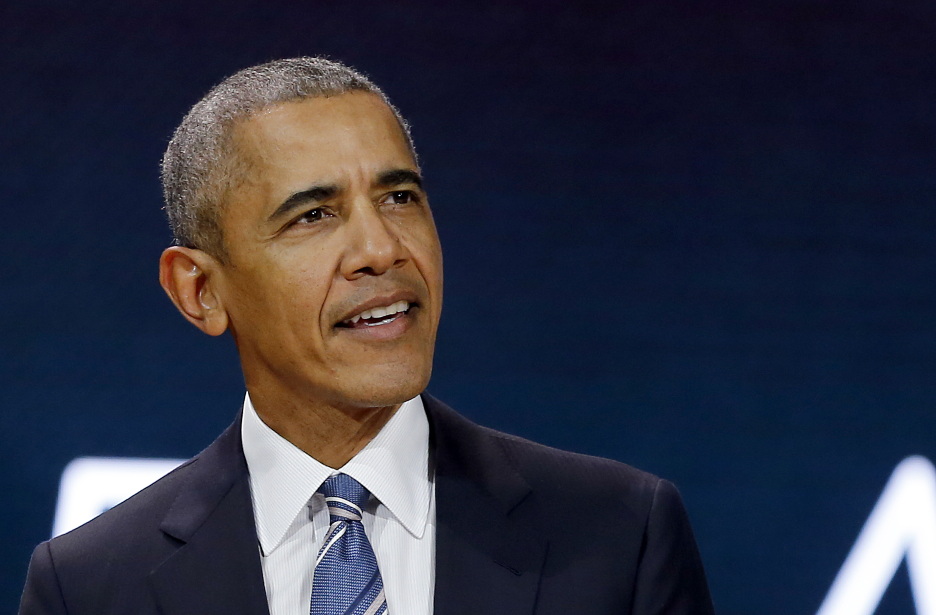
#> input picture test_data/obama1.jpeg, 1872 x 1230 px, given in place of the camera (shown at 1/2 size)
$ jupyter execute --allow-errors 3-Test-model.ipynb
#> lines starting #> are read from the running program, lines starting #| are printed output that depends on the picture
#> further down, image is the input picture: shape (1230, 1872, 3); mean B, G, R 64.2, 49.3, 47.3
#> `gray = cv2.cvtColor(image,cv2.COLOR_BGR2GRAY)`:
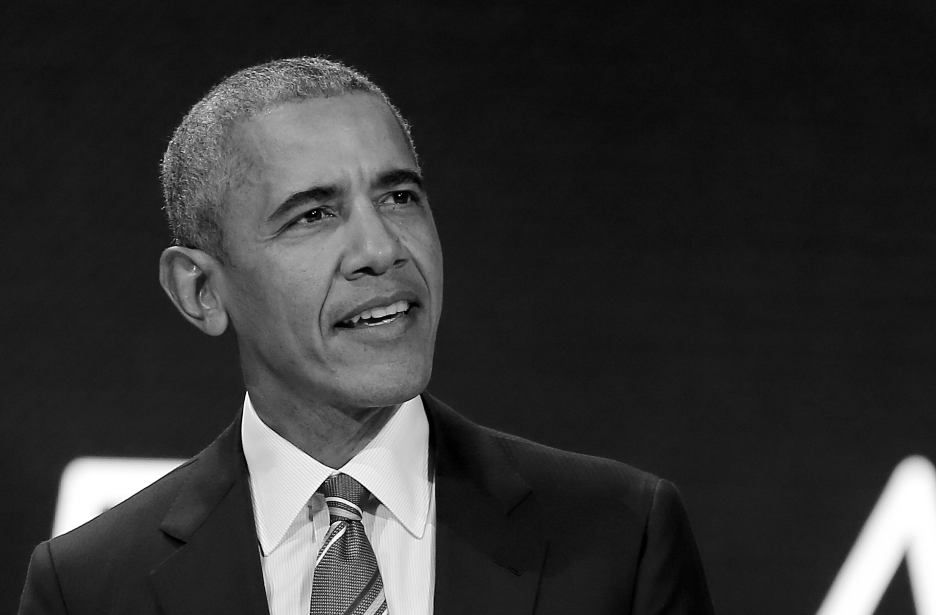
#> gray: shape (1230, 1872) (shown at 1/2 size); min 0, max 255, mean 50.4
#> `faces = face_classifier.detectMultiScale(gray)`: faces = [[426, 203, 539, 539]]
[cell 1]
import joblib
#> (the rest of this cell did not finish here and is left out)

[cell 2]
import os
#> (the rest of this cell did not finish here and is left out)

[cell 3]
# classification using test images
import cv2

face_classifier = cv2.CascadeClassifier('haarcascade_frontalface_default.xml')

#> (the rest of this cell did not finish here and is left out)

[cell 4]
# classification using video camera

import cv2

face_classifier = cv2.CascadeClassifier('haarcascade_frontalface_default.xml')

cam = cv2.VideoCapture(0)

#> (the rest of this cell did not finish here and is left out)


$ run again, on test_data/obama2.jpg
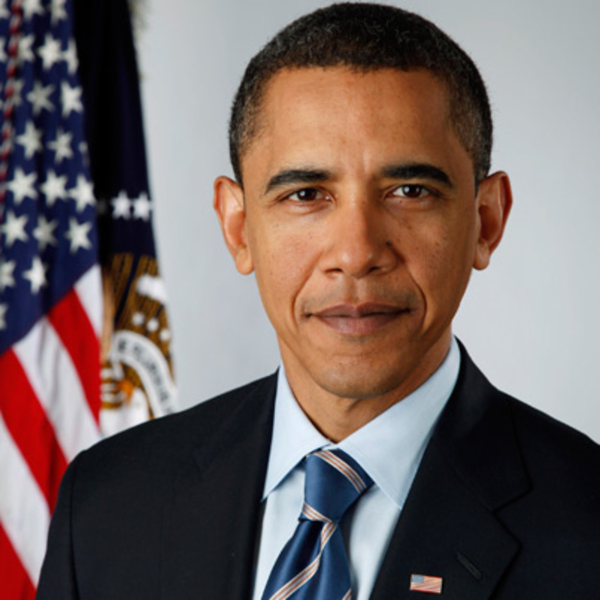
#> input picture test_data/obama2.jpg, 1200 x 1200 px, given in place of the camera (shown at 1/2 size)
#> image is the input picture: shape (1200, 1200, 3); mean B, G, R 99.8, 102.3, 116.3
#> `gray = cv2.cvtColor(image,cv2.COLOR_BGR2GRAY)`:
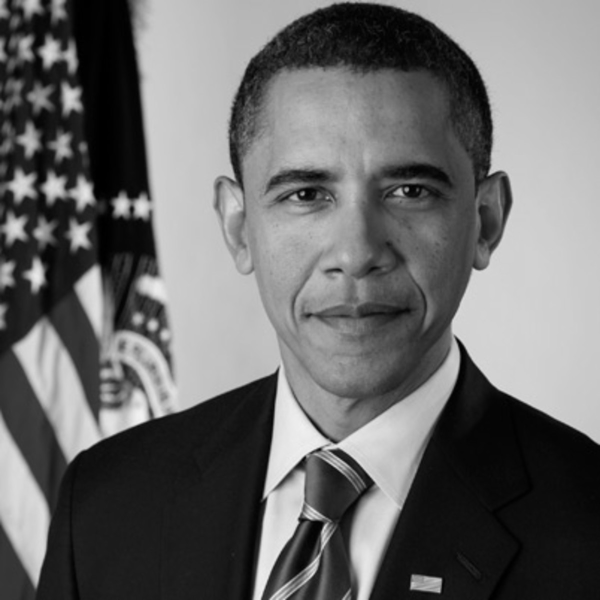
#> gray: shape (1200, 1200) (shown at 1/2 size); min 0, max 243, mean 106.2
#> faces = [[429, 167, 563, 563]]
